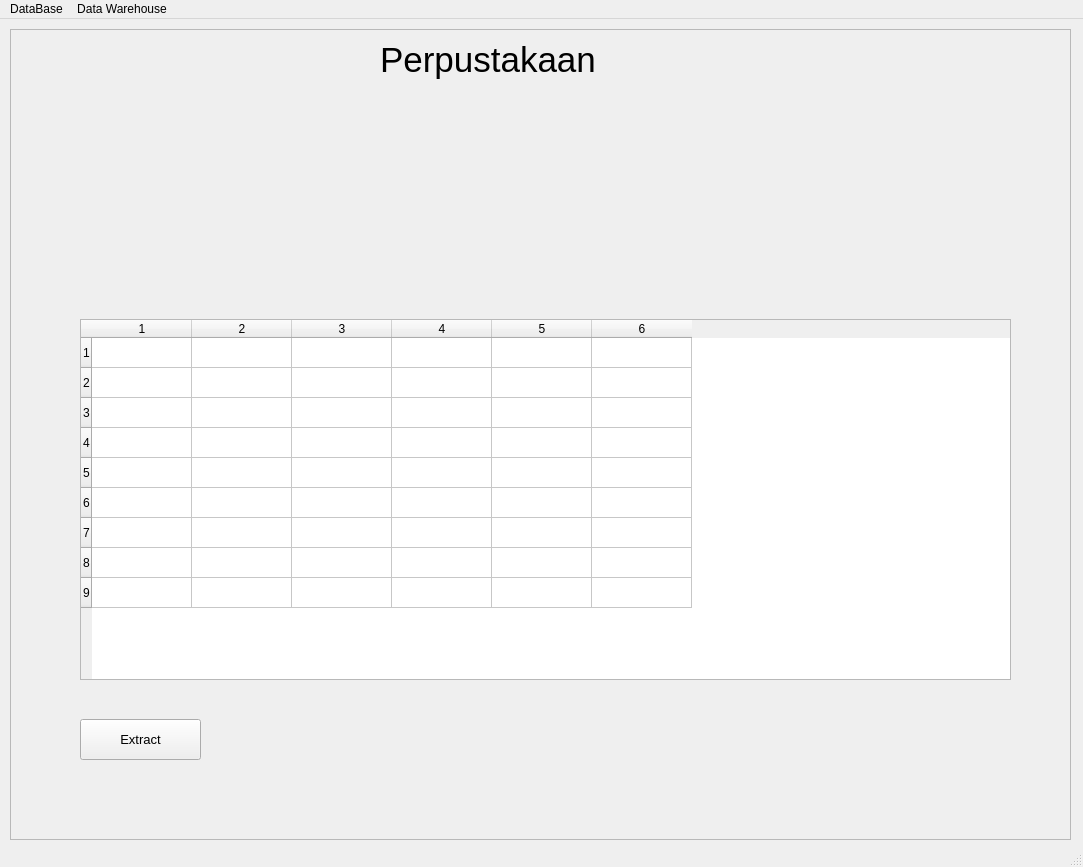
<?xml version="1.0" encoding="UTF-8"?>
<ui version="4.0">
 <class>MainWindow</class>
 <widget class="QMainWindow" name="MainWindow">
  <property name="geometry">
   <rect>
    <x>0</x>
    <y>0</y>
    <width>1083</width>
    <height>867</height>
   </rect>
  </property>
  <property name="windowTitle">
   <string>MainWindow</string>
  </property>
  <widget class="QWidget" name="centralwidget">
   <widget class="QFrame" name="frame">
    <property name="geometry">
     <rect>
      <x>10</x>
      <y>10</y>
      <width>1061</width>
      <height>811</height>
     </rect>
    </property>
    <property name="frameShape">
     <enum>QFrame::StyledPanel</enum>
    </property>
    <property name="frameShadow">
     <enum>QFrame::Raised</enum>
    </property>
    <widget class="QLabel" name="label">
     <property name="geometry">
      <rect>
       <x>370</x>
       <y>0</y>
       <width>261</width>
       <height>61</height>
      </rect>
     </property>
     <property name="font">
      <font>
       <pointsize>26</pointsize>
      </font>
     </property>
     <property name="text">
      <string>Perpustakaan</string>
     </property>
    </widget>
    <widget class="QTableWidget" name="tableWidget">
     <property name="geometry">
      <rect>
       <x>70</x>
       <y>290</y>
       <width>931</width>
       <height>361</height>
      </rect>
     </property>
     <property name="rowCount">
      <number>9</number>
     </property>
     <property name="columnCount">
      <number>6</number>
     </property>
     <row/>
     <row/>
     <row/>
     <row/>
     <row/>
     <row/>
     <row/>
     <row/>
     <row/>
     <column/>
     <column/>
     <column/>
     <column/>
     <column/>
     <column/>
    </widget>
    <widget class="QPushButton" name="pushButton">
     <property name="geometry">
      <rect>
       <x>70</x>
       <y>690</y>
       <width>121</width>
       <height>41</height>
      </rect>
     </property>
     <property name="font">
      <font>
       <pointsize>10</pointsize>
      </font>
     </property>
     <property name="text">
      <string>Extract</string>
     </property>
    </widget>
   </widget>
  </widget>
  <widget class="QMenuBar" name="menubar">
   <property name="geometry">
    <rect>
     <x>0</x>
     <y>0</y>
     <width>1083</width>
     <height>26</height>
    </rect>
   </property>
   <widget class="QMenu" name="menuDataBase">
    <property name="title">
     <string>DataBase</string>
    </property>
   </widget>
   <widget class="QMenu" name="menuData_Warehous">
    <property name="title">
     <string>Data Warehouse</string>
    </property>
   </widget>
   <addaction name="menuDataBase"/>
   <addaction name="menuData_Warehous"/>
  </widget>
  <widget class="QStatusBar" name="statusbar"/>
 </widget>
 <resources/>
 <connections/>
</ui>
